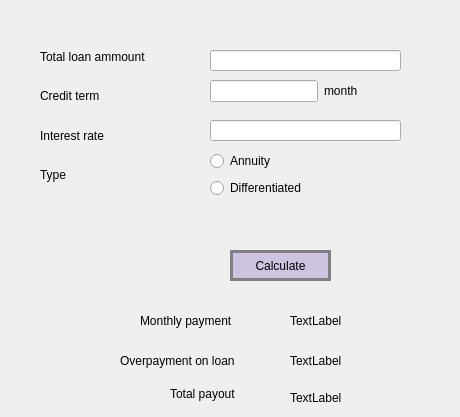
    <widget class="QWidget" name="tab_3">
     <attribute name="title">
      <string>Credit</string>
     </attribute>
     <widget class="QPushButton" name="pushButton_calculate_credit">
      <property name="geometry">
       <rect>
        <x>230</x>
        <y>250</y>
        <width>101</width>
        <height>31</height>
       </rect>
      </property>
      <property name="styleSheet">
       <string notr="true">QPushButton {
	background-color: rgb(205, 195, 224);
	border: 3px solid gray;
}
QPushButton:pressed {
	background-color: qlineargradient(x1: 0, y1: 0, x2: 0, y2: 1,
									stop: 0#b9abd4, stop: 1 #cdc0e0);
}</string>
      </property>
      <property name="text">
       <string>Calculate</string>
      </property>
     </widget>
     <widget class="QWidget" name="gridLayoutWidget">
      <property name="geometry">
       <rect>
        <x>40</x>
        <y>40</y>
        <width>161</width>
        <height>151</height>
       </rect>
      </property>
      <layout class="QGridLayout" name="gridLayout">
       <item row="1" column="0">
        <widget class="QLabel" name="label_2">
         <property name="text">
          <string>Credit term</string>
         </property>
        </widget>
       </item>
       <item row="0" column="0">
        <widget class="QLabel" name="label">
         <property name="text">
          <string>Total loan ammount</string>
         </property>
        </widget>
       </item>
       <item row="2" column="0">
        <widget class="QLabel" name="label_3">
         <property name="text">
          <string>Interest rate</string>
         </property>
        </widget>
       </item>
       <item row="3" column="0">
        <widget class="QLabel" name="label_4">
         <property name="text">
          <string>Type</string>
         </property>
        </widget>
       </item>
      </layout>
     </widget>
     <widget class="QLineEdit" name="lineEdit_InterestRate">
      <property name="geometry">
       <rect>
        <x>210</x>
        <y>120</y>
        <width>191</width>
        <height>21</height>
       </rect>
      </property>
     </widget>
     <widget class="QWidget" name="formLayoutWidget_2">
      <property name="geometry">
       <rect>
        <x>210</x>
        <y>80</y>
        <width>191</width>
        <height>31</height>
       </rect>
      </property>
      <layout class="QFormLayout" name="formLayout_2">
       <item row="0" column="0">
        <widget class="QLineEdit" name="lineEdit_CreditTerm"/>
       </item>
       <item row="0" column="1">
        <widget class="QLabel" name="label_11">
         <property name="text">
          <string>month</string>
         </property>
        </widget>
       </item>
      </layout>
     </widget>
     <widget class="QLineEdit" name="lineEdit_totalLoanAm">
      <property name="geometry">
       <rect>
        <x>210</x>
        <y>50</y>
        <width>191</width>
        <height>21</height>
       </rect>
      </property>
     </widget>
     <widget class="QWidget" name="verticalLayoutWidget_2">
      <property name="geometry">
       <rect>
        <x>210</x>
        <y>150</y>
        <width>131</width>
        <height>51</height>
       </rect>
      </property>
      <layout class="QVBoxLayout" name="verticalLayout_2">
       <item>
        <widget class="QRadioButton" name="radioButton_Annuity">
         <property name="text">
          <string>Annuity</string>
         </property>
        </widget>
       </item>
       <item>
        <widget class="QRadioButton" name="radioButton_Differ">
         <property name="text">
          <string>Differentiated</string>
         </property>
        </widget>
       </item>
      </layout>
     </widget>
     <widget class="QLabel" name="label_ErrorType">
      <property name="geometry">
       <rect>
        <x>200</x>
        <y>220</y>
        <width>161</width>
        <height>16</height>
       </rect>
      </property>
      <property name="text">
       <string/>
      </property>
     </widget>
     <widget class="QLabel" name="label_MonthlyP">
      <property name="geometry">
       <rect>
        <x>290</x>
        <y>310</y>
        <width>161</width>
        <height>21</height>
       </rect>
      </property>
      <property name="text">
       <string>TextLabel</string>
      </property>
     </widget>
     <widget class="QLabel" name="label_Overpayment">
      <property name="geometry">
       <rect>
        <x>290</x>
        <y>350</y>
        <width>101</width>
        <height>21</height>
       </rect>
      </property>
      <property name="text">
       <string>TextLabel</string>
      </property>
     </widget>
     <widget class="QLabel" name="label_totalPayout">
      <property name="geometry">
       <rect>
        <x>290</x>
        <y>390</y>
        <width>151</width>
        <height>16</height>
       </rect>
      </property>
      <property name="text">
       <string>TextLabel</string>
      </property>
     </widget>
     <widget class="QLabel" name="label_5">
      <property name="geometry">
       <rect>
        <x>140</x>
        <y>310</y>
        <width>104</width>
        <height>21</height>
       </rect>
      </property>
      <property name="text">
       <string>Monthly payment</string>
      </property>
     </widget>
     <widget class="QLabel" name="label_6">
      <property name="geometry">
       <rect>
        <x>120</x>
        <y>350</y>
        <width>128</width>
        <height>21</height>
       </rect>
      </property>
      <property name="text">
       <string>Overpayment on loan</string>
      </property>
     </widget>
     <widget class="QLabel" name="label_7">
      <property name="geometry">
       <rect>
        <x>170</x>
        <y>380</y>
        <width>73</width>
        <height>28</height>
       </rect>
      </property>
      <property name="text">
       <string>Total payout</string>
      </property>
     </widget>
    </widget>
